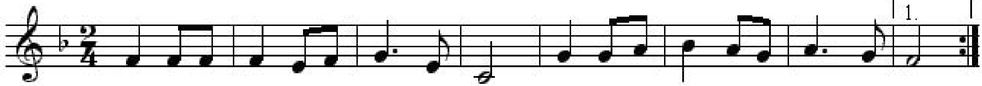
#> input picture DataSet/full_chord0.png, 982 x 86 px, shrunk from 2758 x 242 before the run; its folder holds 4 pictures in this run
$ python ImageRecog.py
#> lines starting #> are read from the running program, lines starting #| are printed output that depends on the picture; after the words box and inside, x2 and y2 are one past the last pixel; in counts of white or black regions, pixels touching at a corner belong together
#> in prec, img is the input picture: shape (86, 982, 3); min 0, max 255, mean 215.9
#!/usr/bin/env python3
# -*- coding: utf-8 -*-
"""
Created on Sat Oct 21 14:1

@author: altron01
"""

import numpy as np
from matplotlib import pyplot as plt
import cv2
import os
import time

def eraseLines(img, vec, count):
    size = img.shape
    for j in range(vec.__len__()):
        if count >= vec[j]:
            for i in range(size[0]):
                img[i][j] = 255
    pass

def averageCleaner(img):
    size = img.shape
    #Black points per column
    vec = [0]*size[1]
    #Black points in all img
    nPoints = 0
    #Read by column
    for j in range(size[1]):
        for i in range(size[0]):
            if img[i][j] == 0:
                vec[j] += 1
        nPoints += vec[j]
    #0.85 custom treshold that reduce error produced by notes black points
    #average of black point per column
    average = int(0.85*(nPoints/size[1]))
    eraseLines(img, vec, average)
    pass

def minValueCleaner(img):
    size = img.shape
    nPoints = size[0]
    vec = [0] * size[1]
    for j in range(size[1]):
        for i in range(size[0]):
            if img[i][j] == 0:
                vec[j] += 1
        if(0 < vec[j] < nPoints):
            nPoints = vec[j]
    #1.1 custom threshold that reduce error produced by overbinarized columns
    nPoints = round(nPoints*1.1)
    eraseLines(img, vec, nPoints)
    pass

def probabilityCleaner(img):
    size = img.shape
    vecColumn = [0] * (size[0] + 1)
    vec = [0] * size[1]
    for j in range(size[1]):
        nPoints = 0
        for i in range(size[0]):
            if img[i][j] == 0:
                nPoints += 1
        vecColumn[nPoints] += 1
        vec[j] = nPoints
    index = 0
    for i in range(1, size[0]):
        if vecColumn[index] < vecColumn[i]:
            index = i
    eraseLines(img, vec, index)
    pass

def binarize(img):
    size = img.shape
#> size = (86, 982)
    for i in range(size[0]):
        for j in range(size[1]):
            img[i][j] = (255 if img[i][j] > 200 else 0)
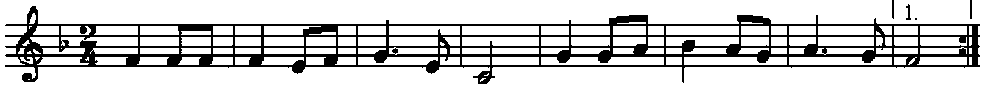
#> img: shape (86, 982); 80.3% white; 5 black regions (1 under 20 px), largest, box (x1, y1, x2, y2) and area: (5, 6, 980, 84) 16488, (906, 4, 911, 20) 41, (970, 0, 972, 19) 38, (892, 0, 894, 19) 37
    pass

def separate(img):
    size = img.shape
    #Setting min values to max posicion possible + 1 to ensure value change
    mini = [size[0] * 2, size[1] * 2]
    #Setting max values to min posicion possible - 1 to ensure value change
    maxi = [-1, -1]
    vec = []
    #Flag found note
    flag_s = False
    #Read by column
    for j in range(size[1]):
        #Flag found point on column
        flag_f = False
        for i in range(size[0]):
            #If black point is found
            if img[i][j] == 0:
                #Note and black point found
                flag_s = True
                flag_f = True
                if mini[0] > i:
                    mini[0] = i
                if mini[1] > j:
                    mini[1] = j
                if maxi[0] < i:
                    maxi[0] = i
                if maxi[1] < j:
                    maxi[1] = j
        #If note found but no point in column
        if(flag_s and not flag_f ):
            #The note have ended
            flag_s = False
            vec.append((mini, maxi))
            #Show image
            #plt.imshow(img[mini[0]: maxi[0], mini[1]: maxi[1]])
            #plt.show()
            #Re-initialize image
            mini = [size[0] * 2, size[1] * 2]
            maxi = [-1, -1]
    return vec
    pass

def PentagramDeleter(img):
    img2 = np.copy(img)
    img2 = cv2.bitwise_not(img2)
    minLineLength = 50
    maxLineGap = 1
    vote=int(img2.shape[1]/1.7)
#> vote = 577
    lines = cv2.HoughLinesP(img2,1,np.pi/180,vote,minLineLength,maxLineGap)
#> lines = [[396, 47, 960, 47], [6, 56, 979, 56], [6, 24, 979, 24], [5, 65, 979, 65], [5, 35, 979, 35], [5, 25, 979, 25], [5, 66, 979, 66], [5, 55, 979, 55], [6, 54, 394, 54], [5, 46, 979, 46], [5, 36, 979, 36]]
    for x in range(0, lines.shape[0]):
        for x1,y1,x2,y2 in lines[x]:
            cv2.line(img2,(x1,y1),(x2,y2),(0,255,255),1)
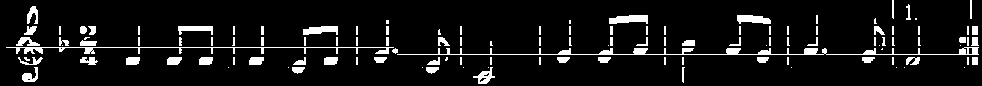
#> img2: shape (86, 982); 8.1% white; 122 white regions (67 under 20 px), largest, box (x1, y1, x2, y2) and area: (397, 47, 979, 55) 1305, (6, 47, 394, 54) 715, (609, 15, 648, 24) 270
    img2 = cv2.bitwise_not(img2)
    linesb=np.sort(lines,axis=0)
#> linesb = [[5, 24, 394, 24], [5, 25, 960, 25], [5, 35, 979, 35], [5, 36, 979, 36], [5, 46, 979, 46], [5, 47, 979, 47], [5, 54, 979, 54], [6, 55, 979, 55], [6, 56, 979, 56], [6, 65, 979, 65], [396, 66, 979, 66]]
    linesb=linesb.reshape(lines.shape[0],lines.shape[2])
    for i in range(linesb.shape[0]):
        for j in range(0,img2.shape[1]):
            if img2[linesb[i][1]][j]==255 and img2[linesb[i][1]-1][j]==0:
                img2[linesb[i][1]][j]=0
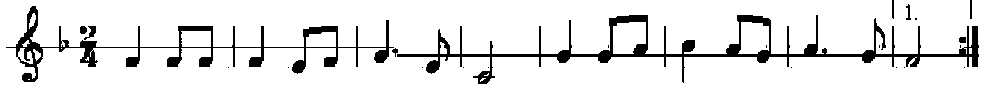
#> img2: shape (86, 982); 89.4% white; 23 black regions (14 under 20 px), largest, box (x1, y1, x2, y2) and area: (397, 15, 979, 84) 5176, (6, 6, 394, 82) 3469, (84, 26, 96, 40) 73
    return img2

#dataSetDir, dataSetSeparatedDir, imgName
def prec(dataSetDir, dataSetSeparatedDir, imgName):
    #Leer raw image en folder
    img = cv2.imread(dataSetDir + "/" + imgName + ".png")
    img = cv2.cvtColor(img, cv2.COLOR_BGR2GRAY)
    container = np.copy(img)

    #Clean image from noise and stuff
    binarize(container)
    container=PentagramDeleter(container)
    #Cleaner Algorithm here
    stime = time.time()
    #averageCleaner(container)#13
    #minValueCleaner(container)#13
    probabilityCleaner(container)#0
#> after the loop in eraseLines, `for j in range(vec.__len__()):`:
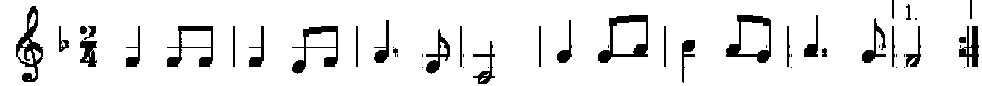
#> img: shape (86, 982); 90.7% white; 52 black regions (19 under 20 px), largest, box (x1, y1, x2, y2) and area: (598, 15, 648, 63) 786, (16, 6, 43, 82) 771, (726, 15, 771, 63) 704
    print("Time", time.time() - stime)

    #vector of images positions and sizes
    vec = separate(container)
#> vec = 32 items
    container = cv2.cvtColor(container, cv2.COLOR_GRAY2RGB)
    #Create individual image folder
    if not os.path.exists(dataSetSeparatedDir + "/" + imgName):
        os.makedirs(dataSetSeparatedDir + "/" + imgName)
    #For each note separated write it on image folder
    for i in range(vec.__len__()):
        imgSlice = container[vec[i][0][0]:vec[i][1][0],vec[i][0][1]:vec[i][1][1]]
        #if not (imgSlice.shape[0] == 0 or imgSlice.shape[1] == 0):
        #cv2.imwrite(dataSetSeparatedDir + "/" + imgName + "/" + imgName + "_" + str(i) + ".png", imgSlice)
        cv2.imwrite(dataSetSeparatedDir + "/" + imgName + "/" + imgName + "_" + str(i) + ".png", imgSlice)
#> this loop made 32 passes
#> pass 1, in prec, `imgSlice = container[vec[i][0][0]:vec[i][1][0],vec[i][0][1]:vec[i][1][..`:
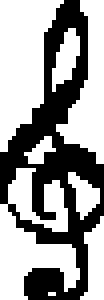
#> imgSlice: shape (75, 26, 3) (shown 4 times larger); 61.5% white; 1 black region, box (x1, y1, x2, y2) and area: (0, 0, 26, 75) 750
    pass

#Name of folder with raw images
dataSetDir = "DataSet"
#Name of folder with processed images
dataSetSeparatedDir = dataSetDir + "Separated"
#Create processed images folder
if not os.path.exists(dataSetSeparatedDir):
    os.makedirs(dataSetSeparatedDir)
#Raw image amount
size = os.listdir(dataSetDir).__len__()
for i in range(size - 1):
    #Name of image
    imName = "full_chord" + str(i)
    prec(dataSetDir, dataSetSeparatedDir, imName)
#> pass 2 of the loop `for i in range(size - 1):`:
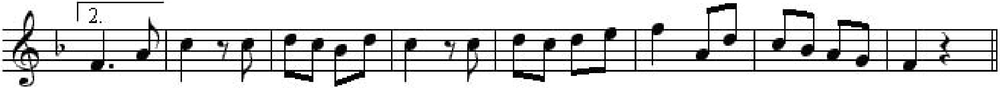
#> input picture DataSet/full_chord1.png, 1000 x 88 px, shrunk from 2808 x 248 before the run
#> in prec, img is the input picture: shape (88, 1000, 3); min 0, max 255, mean 214.2
#> lines = [[2, 51, 997, 51], [2, 59, 997, 59], [2, 50, 997, 50], [2, 29, 997, 29], [2, 60, 997, 60], [2, 30, 997, 30], [2, 71, 997, 71], [2, 40, 997, 40], [2, 70, 997, 70], [3, 39, 997, 39]]
#> after the loop in PentagramDeleter (call 2), `for x in range(0, lines.shape[0]):`:
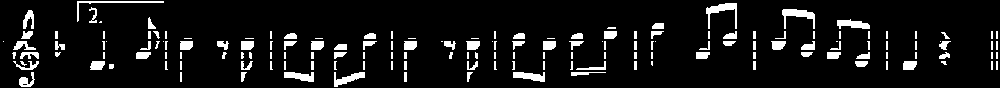
#> img2: shape (88, 1000); 8.3% white; 165 white regions (80 under 20 px), largest, box (x1, y1, x2, y2) and area: (706, 3, 737, 29) 282, (782, 9, 815, 29) 273, (334, 72, 365, 87) 217
#> linesb = [[2, 29, 997, 29], [2, 30, 997, 30], [2, 39, 997, 39], [2, 40, 997, 40], [2, 50, 997, 50], [2, 51, 997, 51], [2, 59, 997, 59], [2, 60, 997, 60], [2, 70, 997, 70], [3, 71, 997, 71]]
#> in prec (call 2), `vec = separate(container)`: vec = 31 items
#> container: shape (88, 1000, 3); 90.1% white; 42 black regions (10 under 20 px), largest, box (x1, y1, x2, y2) and area: (12, 10, 39, 87) 752, (771, 9, 815, 57) 636, (696, 3, 737, 61) 631
#> the loop in prec (call 2), `for i in range(vec.__len__()):` made 31 passes
#> pass 2, in prec (call 2), `imgSlice = container[vec[i][0][0]:vec[i][1][0],vec[i][0][1]:vec[i][1][..`:
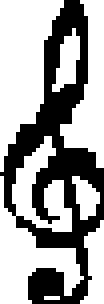
#> imgSlice: shape (76, 26, 3) (shown 4 times larger); 63% white; 1 black region, box (x1, y1, x2, y2) and area: (0, 0, 26, 76) 731
#> (the run stopped early here; a loop or call above may not have finished)
